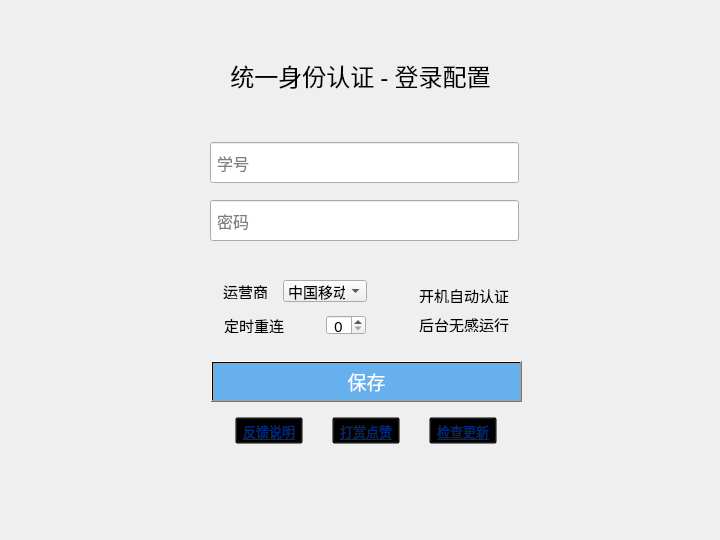
<?xml version="1.0" encoding="UTF-8"?>
<ui version="4.0">
 <class>Form</class>
 <widget class="QWidget" name="Form">
  <property name="geometry">
   <rect>
    <x>0</x>
    <y>0</y>
    <width>720</width>
    <height>540</height>
   </rect>
  </property>
  <property name="minimumSize">
   <size>
    <width>720</width>
    <height>540</height>
   </size>
  </property>
  <property name="maximumSize">
   <size>
    <width>720</width>
    <height>540</height>
   </size>
  </property>
  <property name="cursor">
   <cursorShape>ArrowCursor</cursorShape>
  </property>
  <property name="windowTitle">
   <string>南工大自动认证</string>
  </property>
  <property name="windowIcon">
   <iconset resource="images/resourse.qrc">
    <normaloff>:/图标/njtech.ico</normaloff>:/图标/njtech.ico</iconset>
  </property>
  <property name="autoFillBackground">
   <bool>true</bool>
  </property>
  <widget class="QLabel" name="topic">
   <property name="geometry">
    <rect>
     <x>210</x>
     <y>40</y>
     <width>301</width>
     <height>71</height>
    </rect>
   </property>
   <property name="font">
    <font>
     <family>微软雅黑</family>
     <pointsize>18</pointsize>
     <weight>50</weight>
     <bold>false</bold>
    </font>
   </property>
   <property name="layoutDirection">
    <enum>Qt::LeftToRight</enum>
   </property>
   <property name="autoFillBackground">
    <bool>false</bool>
   </property>
   <property name="styleSheet">
    <string notr="true">background: transparent;
</string>
   </property>
   <property name="text">
    <string>统一身份认证 - 登录配置</string>
   </property>
   <property name="alignment">
    <set>Qt::AlignCenter</set>
   </property>
  </widget>
  <widget class="QLineEdit" name="ed_pwd">
   <property name="geometry">
    <rect>
     <x>210</x>
     <y>200</y>
     <width>309</width>
     <height>41</height>
    </rect>
   </property>
   <property name="font">
    <font>
     <family>微软雅黑</family>
     <pointsize>12</pointsize>
    </font>
   </property>
   <property name="styleSheet">
    <string notr="true"/>
   </property>
   <property name="text">
    <string/>
   </property>
   <property name="echoMode">
    <enum>QLineEdit::Password</enum>
   </property>
   <property name="placeholderText">
    <string> 密码</string>
   </property>
  </widget>
  <widget class="QLineEdit" name="ed_usr">
   <property name="geometry">
    <rect>
     <x>210</x>
     <y>142</y>
     <width>309</width>
     <height>41</height>
    </rect>
   </property>
   <property name="font">
    <font>
     <family>微软雅黑</family>
     <pointsize>12</pointsize>
     <weight>50</weight>
     <bold>false</bold>
    </font>
   </property>
   <property name="styleSheet">
    <string notr="true"/>
   </property>
   <property name="text">
    <string/>
   </property>
   <property name="placeholderText">
    <string> 学号</string>
   </property>
  </widget>
  <widget class="QPushButton" name="btn_login">
   <property name="geometry">
    <rect>
     <x>211</x>
     <y>361</y>
     <width>311</width>
     <height>41</height>
    </rect>
   </property>
   <property name="font">
    <font>
     <family>微软雅黑</family>
     <pointsize>14</pointsize>
     <weight>50</weight>
     <bold>false</bold>
    </font>
   </property>
   <property name="styleSheet">
    <string notr="true">background-color: qlineargradient(spread:repeat, x1:1, y1:1, x2:0.871, y2:0.25, stop:0.144279 rgba(102, 176, 238, 255));
color: rgb(255, 255, 255);</string>
   </property>
   <property name="text">
    <string>保存</string>
   </property>
   <property name="checkable">
    <bool>true</bool>
   </property>
  </widget>
  <widget class="QWidget" name="layoutWidget">
   <property name="geometry">
    <rect>
     <x>212</x>
     <y>410</y>
     <width>311</width>
     <height>41</height>
    </rect>
   </property>
   <layout class="QHBoxLayout" name="horizontalLayout_2">
    <item>
     <widget class="QToolButton" name="btn_feedback">
      <property name="font">
       <font>
        <family>Segoe UI</family>
        <pointsize>10</pointsize>
        <underline>true</underline>
       </font>
      </property>
      <property name="toolTip">
       <string>&lt;html&gt;&lt;head/&gt;&lt;body&gt;&lt;p&gt;联系与反馈，使用与说明，新增与功能&lt;/p&gt;&lt;/body&gt;&lt;/html&gt;</string>
      </property>
      <property name="whatsThis">
       <string>&lt;html&gt;&lt;head/&gt;&lt;body&gt;&lt;p&gt;联系反馈，使用说明，新增功能&lt;/p&gt;&lt;/body&gt;&lt;/html&gt;</string>
      </property>
      <property name="styleSheet">
       <string notr="true">background: transparent;
color: rgba(0, 85, 255, 120);
</string>
      </property>
      <property name="text">
       <string>反馈说明</string>
      </property>
     </widget>
    </item>
    <item>
     <widget class="QToolButton" name="btn_givereward">
      <property name="font">
       <font>
        <family>Segoe UI</family>
        <pointsize>10</pointsize>
        <underline>true</underline>
       </font>
      </property>
      <property name="toolTip">
       <string>&lt;html&gt;&lt;head/&gt;&lt;body&gt;&lt;p&gt;客官，要是觉得好用可以打赏在下哦，或者到CSDN关注点赞，谢谢您哟&lt;/p&gt;&lt;/body&gt;&lt;/html&gt;</string>
      </property>
      <property name="styleSheet">
       <string notr="true">background: transparent;
color: rgba(0, 85, 255, 120);
</string>
      </property>
      <property name="text">
       <string>打赏点赞</string>
      </property>
     </widget>
    </item>
    <item>
     <widget class="QToolButton" name="btn_upgrade">
      <property name="font">
       <font>
        <family>Segoe UI</family>
        <pointsize>10</pointsize>
        <underline>true</underline>
       </font>
      </property>
      <property name="toolTip">
       <string>&lt;html&gt;&lt;head/&gt;&lt;body&gt;&lt;p&gt;请到在下的博客下获取最新版，为了软件的安全可靠&lt;/p&gt;&lt;/body&gt;&lt;/html&gt;</string>
      </property>
      <property name="styleSheet">
       <string notr="true">background: transparent;
color: rgba(0, 85, 255, 120);
</string>
      </property>
      <property name="text">
       <string>检查更新</string>
      </property>
     </widget>
    </item>
   </layout>
  </widget>
  <widget class="QWidget" name="layoutWidget">
   <property name="geometry">
    <rect>
     <x>400</x>
     <y>280</y>
     <width>115</width>
     <height>61</height>
    </rect>
   </property>
   <layout class="QVBoxLayout" name="verticalLayout_2">
    <property name="spacing">
     <number>6</number>
    </property>
    <item>
     <widget class="QCheckBox" name="ckbx_pwrboot">
      <property name="maximumSize">
       <size>
        <width>16777215</width>
        <height>15</height>
       </size>
      </property>
      <property name="font">
       <font>
        <family>Microsoft YaHei UI</family>
        <pointsize>11</pointsize>
       </font>
      </property>
      <property name="cursor">
       <cursorShape>ArrowCursor</cursorShape>
      </property>
      <property name="toolTip">
       <string>&lt;html&gt;&lt;head/&gt;&lt;body&gt;&lt;p&gt;开机自动认证，在校使用期间务必勾选&lt;/p&gt;&lt;/body&gt;&lt;/html&gt;</string>
      </property>
      <property name="styleSheet">
       <string notr="true">background: transparent;
</string>
      </property>
      <property name="text">
       <string>开机自动认证</string>
      </property>
      <property name="checked">
       <bool>false</bool>
      </property>
      <property name="autoRepeat">
       <bool>false</bool>
      </property>
      <property name="autoExclusive">
       <bool>false</bool>
      </property>
      <property name="tristate">
       <bool>false</bool>
      </property>
     </widget>
    </item>
    <item>
     <widget class="QCheckBox" name="ckbx_hidewdo">
      <property name="maximumSize">
       <size>
        <width>16777215</width>
        <height>15</height>
       </size>
      </property>
      <property name="font">
       <font>
        <family>Microsoft YaHei UI</family>
        <pointsize>11</pointsize>
       </font>
      </property>
      <property name="toolTip">
       <string>&lt;!DOCTYPE HTML PUBLIC &quot;-//W3C//DTD HTML 4.0//EN&quot; &quot;http://www.w3.org/TR/REC-html40/strict.dtd&quot;&gt;
&lt;html&gt;&lt;head&gt;&lt;meta name=&quot;qrichtext&quot; content=&quot;1&quot; /&gt;&lt;style type=&quot;text/css&quot;&gt;
p, li { white-space: pre-wrap; }
&lt;/style&gt;&lt;/head&gt;&lt;body style=&quot; font-family:'Microsoft YaHei UI'; font-size:11pt; font-weight:400; font-style:normal;&quot;&gt;
&lt;p style=&quot; margin-top:0px; margin-bottom:0px; margin-left:0px; margin-right:0px; -qt-block-indent:0; text-indent:0px;&quot;&gt;&lt;span style=&quot; font-family:'微软雅黑'; font-size:10pt;&quot;&gt;自动认证时，&lt;/span&gt;&lt;span style=&quot; font-family:'微软雅黑'; font-size:10pt;&quot;&gt;隐藏烦人的程序弹窗&lt;/span&gt;&lt;/p&gt;&lt;/body&gt;&lt;/html&gt;</string>
      </property>
      <property name="styleSheet">
       <string notr="true">background: transparent;
</string>
      </property>
      <property name="text">
       <string>后台无感运行</string>
      </property>
      <property name="checked">
       <bool>false</bool>
      </property>
      <property name="autoRepeat">
       <bool>false</bool>
      </property>
      <property name="autoExclusive">
       <bool>false</bool>
      </property>
      <property name="tristate">
       <bool>false</bool>
      </property>
     </widget>
    </item>
   </layout>
  </widget>
  <widget class="QWidget" name="layoutWidget">
   <property name="geometry">
    <rect>
     <x>220</x>
     <y>310</y>
     <width>151</width>
     <height>31</height>
    </rect>
   </property>
   <layout class="QHBoxLayout" name="horizontalLayout">
    <property name="spacing">
     <number>33</number>
    </property>
    <property name="sizeConstraint">
     <enum>QLayout::SetDefaultConstraint</enum>
    </property>
    <item>
     <widget class="QLabel" name="label">
      <property name="maximumSize">
       <size>
        <width>65</width>
        <height>15</height>
       </size>
      </property>
      <property name="font">
       <font>
        <family>Microsoft YaHei UI</family>
        <pointsize>11</pointsize>
       </font>
      </property>
      <property name="toolTip">
       <string>&lt;html&gt;&lt;head/&gt;&lt;body&gt;&lt;p&gt;定时检测，后台保持网络连通&lt;/p&gt;&lt;/body&gt;&lt;/html&gt;</string>
      </property>
      <property name="text">
       <string>定时重连：</string>
      </property>
     </widget>
    </item>
    <item>
     <widget class="QSpinBox" name="spbox_cnct_time">
      <property name="maximumSize">
       <size>
        <width>40</width>
        <height>20</height>
       </size>
      </property>
      <property name="font">
       <font>
        <family>Microsoft YaHei</family>
        <pointsize>11</pointsize>
        <weight>50</weight>
        <bold>false</bold>
       </font>
      </property>
      <property name="toolTip">
       <string>&lt;html&gt;&lt;head/&gt;&lt;body&gt;&lt;p&gt;单位/分钟，设置为0则关闭断网重连功能&lt;/p&gt;&lt;/body&gt;&lt;/html&gt;</string>
      </property>
      <property name="wrapping">
       <bool>false</bool>
      </property>
      <property name="alignment">
       <set>Qt::AlignCenter</set>
      </property>
      <property name="buttonSymbols">
       <enum>QAbstractSpinBox::UpDownArrows</enum>
      </property>
      <property name="specialValueText">
       <string/>
      </property>
      <property name="accelerated">
       <bool>false</bool>
      </property>
      <property name="correctionMode">
       <enum>QAbstractSpinBox::CorrectToPreviousValue</enum>
      </property>
     </widget>
    </item>
   </layout>
  </widget>
  <widget class="QWidget" name="layoutWidget">
   <property name="geometry">
    <rect>
     <x>220</x>
     <y>276</y>
     <width>151</width>
     <height>31</height>
    </rect>
   </property>
   <layout class="QHBoxLayout" name="horizontalLayout_3">
    <property name="spacing">
     <number>7</number>
    </property>
    <item>
     <widget class="QLabel" name="label_2">
      <property name="maximumSize">
       <size>
        <width>50</width>
        <height>15</height>
       </size>
      </property>
      <property name="font">
       <font>
        <family>Microsoft YaHei UI</family>
        <pointsize>11</pointsize>
       </font>
      </property>
      <property name="text">
       <string>运营商：</string>
      </property>
     </widget>
    </item>
    <item>
     <widget class="QComboBox" name="cbbx_channel">
      <property name="maximumSize">
       <size>
        <width>84</width>
        <height>22</height>
       </size>
      </property>
      <property name="font">
       <font>
        <family>Microsoft YaHei UI</family>
        <pointsize>11</pointsize>
       </font>
      </property>
      <property name="toolTip">
       <string>&lt;html&gt;&lt;head/&gt;&lt;body&gt;&lt;p&gt;选择所在校园卡宽带运营商&lt;/p&gt;&lt;/body&gt;&lt;/html&gt;</string>
      </property>
      <property name="styleSheet">
       <string notr="true"/>
      </property>
      <item>
       <property name="text">
        <string>中国移动</string>
       </property>
      </item>
      <item>
       <property name="text">
        <string>中国电信</string>
       </property>
      </item>
     </widget>
    </item>
   </layout>
  </widget>
 </widget>
 <tabstops>
  <tabstop>ed_usr</tabstop>
  <tabstop>ed_pwd</tabstop>
  <tabstop>cbbx_channel</tabstop>
  <tabstop>ckbx_pwrboot</tabstop>
  <tabstop>ckbx_hidewdo</tabstop>
  <tabstop>btn_login</tabstop>
  <tabstop>btn_feedback</tabstop>
  <tabstop>btn_givereward</tabstop>
  <tabstop>btn_upgrade</tabstop>
 </tabstops>
 <resources>
  <include location="images/resourse.qrc"/>
 </resources>
 <connections>
  <connection>
   <sender>btn_login</sender>
   <signal>clicked(bool)</signal>
   <receiver>Form</receiver>
   <slot>close()</slot>
   <hints>
    <hint type="sourcelabel">
     <x>376</x>
     <y>379</y>
    </hint>
    <hint type="destinationlabel">
     <x>545</x>
     <y>368</y>
    </hint>
   </hints>
  </connection>
 </connections>
</ui>
